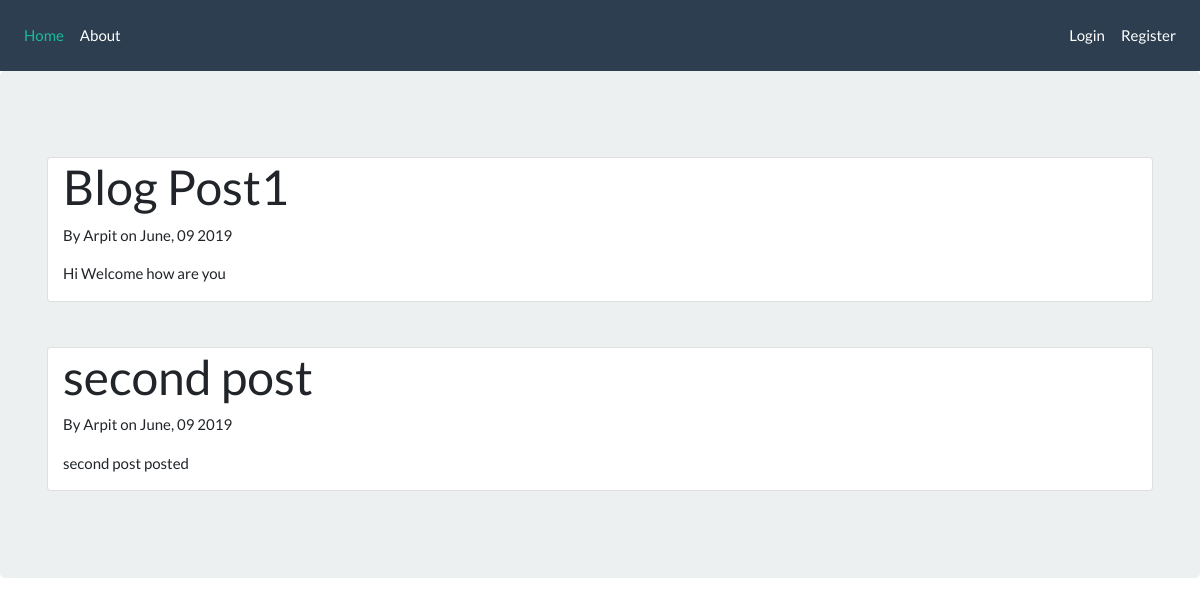
The page / on the database its author committed.
### blogs/models.py (models this page shows, shortened)
class Post(models.Model):
    title = models.CharField(max_length=100)
    Content = models.TextField()
    date_posted = models.DateTimeField(default=timezone.now)
    author = models.ForeignKey(User, on_delete=models.CASCADE)

### blogs/views.py (the view)
# urls.py: path('', views.home, name='blog-home'),
def home(request):
    context = {
        'posts': Post.objects.all()
    }
    return render(request, 'blogs/home.html', context)

### blogs/templates/blogs/home.html
{% extends "blogs/base.html" %}
{% block content %}
    {% for post in posts %}
        <br>
        <div class="card" >
        <div class="container">
        <h1>{{ post.title }}</h1>
        <p>By {{ post.author }} on {{ post.date_posted|date:"F, d Y" }}</p>
        <p>{{ post.Content }}</p>
        </div>
        </div>
        <br>
    {% endfor %}
{% endblock content %}

### rows shown on the page
Post: title "Blog Post1", author "Arpit", date_posted "June, 09 2019", Content "Hi Welcome how are you"
Post: title "second post", author "Arpit", date_posted "June, 09 2019", Content "second post posted"
